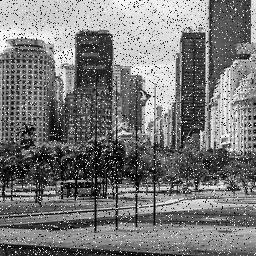
#> input picture data/gaus256/city.jpg, 256 x 256 px
$ python noise_images.py ../data/gaus256/city.jpg ../data/gaus256/lena.jpg 100 ../data/gaus256/lena.jpg 1.0
#> lines starting #> are read from the running program, lines starting #| are printed output that depends on the picture
#!/bin/python

# Script for preparing images to CGP of noise filter
#
# Author: Vojtěch Dvořák (xdvora3o)
#
#
# USAGE:
# python noise_images.py <src_img> <dst_img> <size> <noise> <noise_intensity>
#
# Following types of noises are supported:
#
# gaus - Additive gaussian noise (random vlaue from normal distribution is
#   added to some pixels)
# sp - Salt and pepper noise (some pixels are set to 0, some of them to 255)
# line - Random horizontal white lines
# line-color - Random horizontal lines with random color
# linev - Random vertical white lines
# lined - Random vertical diagonal lines
# scratch - Random bezier curves

import sys
import os
import numpy as np
from PIL import Image
from scipy.ndimage import rotate as rotate_image

def adjust_size(img : Image.Image, new_size : tuple[int, int]):
    """Auxiliary function for adjusting size of the image."""

    width, height = img.size

    if width != height:
        smaller = width if width < height else height

        # Make centered crop
        left = (width - smaller) * 0.5
        top = (height - smaller) * 0.5
        right = (width + smaller) * 0.5
        bottom = (height + smaller) * 0.5

        img = img.crop((left, top, right, bottom))

    img = img.resize(new_size)

    return img


# [130 lines left out: functions add_gaussian_noise, add_salt_and_pepper, add_line_noise, add_scratch, not called in this run]
# End of part taken from https://stackoverflow.com/a/76760722


def to_gray(img : Image.Image):
    """Converts an image to grayscale."""

    return img.convert('L')


if __name__ == '__main__':
    try:
        img = Image.open(sys.argv[1])
#> img is the input picture: PIL image 256x256 L; min 0, max 255, mean 120.4
        new_img_path = sys.argv[2]
        img_size = int(sys.argv[3])
        noise_type = sys.argv[4]
        noised_pixels = float(sys.argv[5])
    except FileNotFoundError:
        print(f'Error: Unable to open {sys.argv[1]}!')
        exit(1)
    except IndexError:
        print('Usage error!')
        print('USAGE:')
        print(f'python {sys.argv[0]} <src_img> <dst_img> <size> <noise> <noise_intensity>')
        print()
        print('Where <noise> is one of:')
        print('gaus - Additive gaussian noise')
        print('sp - Salt and pepper noise')
        print('line - Random horizontal white lines')
        print('line-color - Random horizontal lines with random color')
        print('linev - Random vertical white lines')
        print('lined - Random vertical diagonal lines')
        print('scratch - Random bezier curves')
        print()
        exit(1)

    img = adjust_size(img, (img_size, img_size))
#> in adjust_size, `img = img.resize(new_size)`:
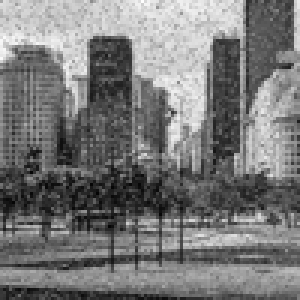
#> img: PIL image 100x100 L (shown 3 times larger); min 5, max 254, mean 120.4
    img = to_gray(img)

    noised_pixels_num = int(noised_pixels * (img_size * img_size))

    noised_img = img
    if noise_type == 'sp':
        noised_img = add_salt_and_pepper(img, noised_pixels_num)
    elif noise_type == 'gaus':
        noised_img = add_gaussian_noise(img, noised_pixels_num)
    elif noise_type == 'line':
        noised_img = add_line_noise(img, noised_pixels_num)
    elif noise_type == 'line-color':
        noised_img = add_line_noise(img, noised_pixels_num, pixel_value=(0,255))
    elif noise_type == 'linev': # Vertical lines
        noised_img = add_line_noise(img, noised_pixels_num, rotation=90)
    elif noise_type == 'lined': # Diagonal lines
        noised_img = add_line_noise(img, noised_pixels_num, rotation=40)
    elif noise_type == 'scratch':
        noised_img = add_scratch(img, noised_pixels_num)

    new_img_dir = os.path.dirname(new_img_path)
    if new_img_dir and (not os.path.exists(new_img_dir) or not os.path.isdir(new_img_dir)):
        os.makedirs(new_img_dir)

    noised_img.save(new_img_path)

$ run again, on data/gaus256/squirrel.jpg
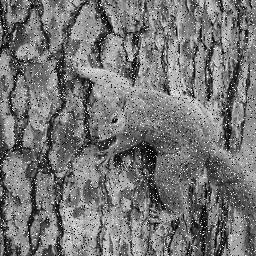
#> input picture data/gaus256/squirrel.jpg, 256 x 256 px
#> img is the input picture: PIL image 256x256 L; min 0, max 255, mean 117.8
#> in adjust_size, `img = img.resize(new_size)`:
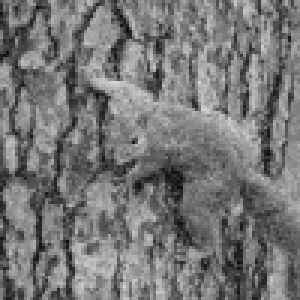
#> img: PIL image 100x100 L (shown 3 times larger); min 9, max 215, mean 117.8
